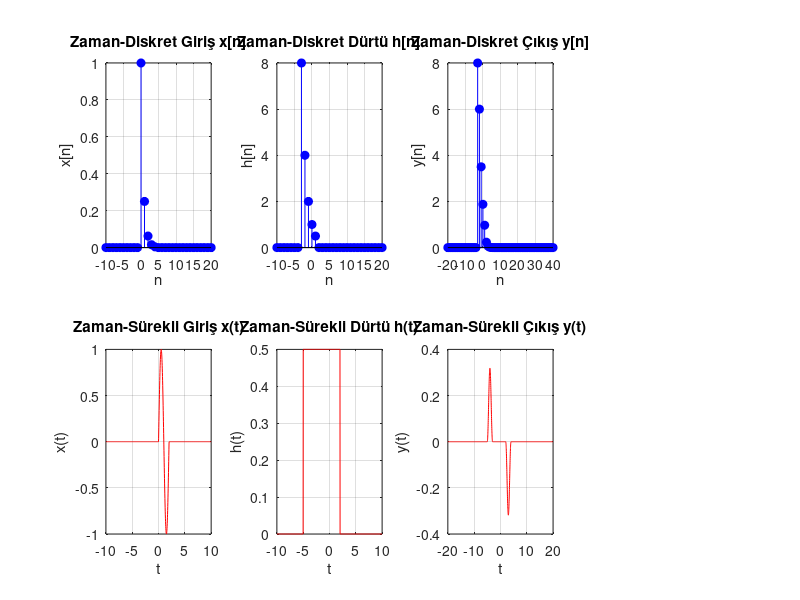

Source code (MATLAB): (Note: this script raises an error after producing the figure.)
% Mehmet ALTINTAŞ 1901022065
% ELM 264 PROJE 1- PROBLEM 4


clear; close all;

% Zaman-diskret durum için veriler
n = -10:20;
x_n = (1/4).^n .* (n >= 0 & n < 5);
h_n = (1/2).^n .* (n >= -3 & n <= 1);

% Zaman-diskret durumun konvolüsyonu
y_n = conv(x_n, h_n, 'full');
n_conv = (min(n)+min(n)):1:(max(n)+max(n));

% Zaman-sürekli durum için veriler
t = linspace(-10, 10, 1000);
x_t = sin(pi * t) .* (t >= 0 & t < 2);
h_t = 0.5 * ((t >= -5) & (t <= 2));

% Zaman-sürekli durumun konvolüsyonu
dt = t(2) - t(1);  %  delta t
y_t = conv(x_t, h_t, 'full') * dt;
t_conv = linspace(min(t) + min(t), max(t) + max(t), numel(y_t));


figure;

% Zaman-diskret işaretler
subplot(2, 4, 1);
stem(n, x_n, 'b', 'filled');
title('Zaman-Diskret Giriş x[n]');
xlabel('n');
ylabel('x[n]');
grid on;

subplot(2, 4, 2);
stem(n, h_n, 'b', 'filled');
title('Zaman-Diskret Dürtü h[n]');
xlabel('n');
ylabel('h[n]');
grid on;

subplot(2, 4, 3);
stem(n_conv, y_n, 'b', 'filled');
title('Zaman-Diskret Çıkış y[n]');
xlabel('n');
ylabel('y[n]');
grid on;

subplot(2, 4, 4);
axis off;  


% Zaman-sürekli işaretler
subplot(2, 4, 5);
plot(t, x_t, 'r');
title('Zaman-Sürekli Giriş x(t)');
xlabel('t');
ylabel('x(t)');
grid on;

subplot(2, 4, 6);
plot(t, h_t, 'r');
title('Zaman-Sürekli Dürtü h(t)');
xlabel('t');
ylabel('h(t)');
grid on;

subplot(2, 4, 7);
plot(t_conv, y_t, 'r');
title('Zaman-Sürekli Çıkış y(t)');
xlabel('t');
ylabel('y(t)');
grid on;

subplot(2, 4, 8);
axis off;  


sgtitle('Zaman-Diskret ve Zaman-Sürekli İşaretlerin Konvolüsyonları'); 
